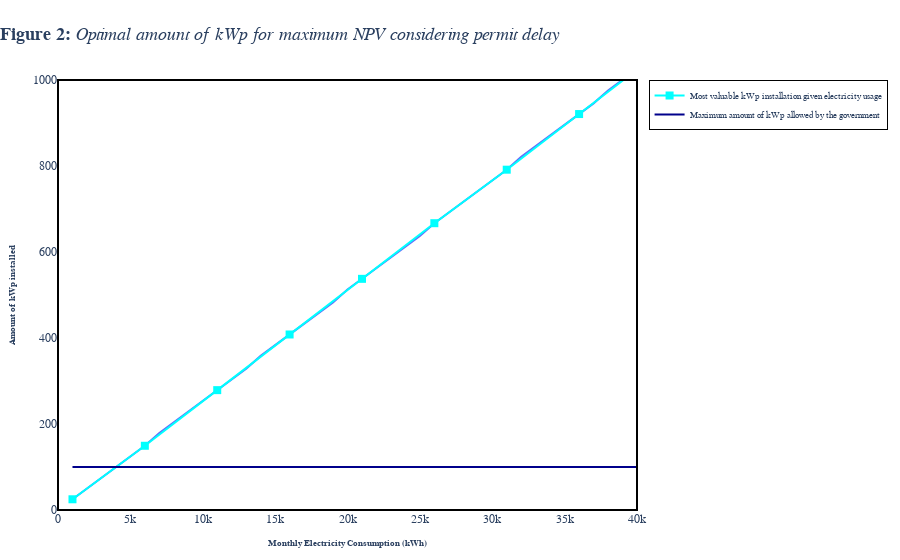

Source (notebook cell):
### Code cell
optimal_graph(monthly_electricity_consumption, kw_options, according_initial_cost)

### Figure 1 — Plotly figure (JSON) as saved in the notebook; plotly's stock layout.template omitted (floating-point values rounded to 4 significant figures)
{"data": [{"hovertemplate": "Monthly Electricity Consumption (kWh)=%{x}<br>Amount of kWp installed=%{y}<extra></extra>", "legendgroup": "", "line": {"color": "#636efa", "dash": "solid"}, "marker": {"symbol": "circle"}, "mode": "lines", "name": "", "orientation": "v", "showlegend": false, "type": "scatter", "x": [1000, 2000, 3000, 4000, 5000, 6000, 7000, 8000, 9000, 10000, 11000, 12000, 13000, 14000, 15000, 16000, 17000, 18000, 19000, 20000, 21000, 22000, 23000, 24000, 25000, 26000, 27000, 28000, 29000, 30000, 31000, 32000, 33000, 34000, 35000, 36000, 37000, 38000, 39000, 40000, 41000, 42000, 43000, 44000, 45000, 46000, 47000, 48000, 49000, 50000, 51000, 52000, 53000, 54000, 55000, 56000, 57000, 58000, 59000, 60000, 61000, 62000, 63000, 64000, 65000, 66000, 67000, 68000, 69000, 70000, 71000, 72000, 73000, 74000, 75000, 76000, 77000, 78000, 79000, 80000, 81000, 82000, 83000, 84000, 85000, 86000, 87000, 88000, 89000, 90000, 91000, 92000, 93000, 94000, 95000, 96000, 97000, 98000, 99000, 100000], "xaxis": "x", "y": [24.93, 49.82, 74.7, 99.59, 124.5, 149.4, 179.2, 204.1, 229.0, 253.9, 278.8, 303.7, 328.5, 358.4, 383.3, 408.2, 433.1, 457.9, 482.8, 512.7, 537.6, 562.5, 587.4, 612.2, 637.1, 667.0, 691.9, 716.8, 741.6, 766.5, 791.4, 821.3, 846.2, 871.1, 895.9, 920.8, 945.7, 975.6, 1000.0, 1025.0, 1050.0, 1075.0, 1100, 1100, 1100, 1100, 1100, 1100, 1100, 1100, 1100, 1100, 1100, 1100, 1100, 1100, 1100, 1100, 1100, 1100, 1100, 1100, 1100, 1100, 1100, 1100, 1100, 1100, 1100, 1100, 1100, 1100, 1100, 1100, 1100, 1100, 1100, 1100, 1100, 1100, 1100, 1100, 1100, 1100, 1100, 1100, 1100, 1100, 1100, 1100, 1100, 1100, 1100, 1100, 1100, 1100, 1100, 1100, 1100, 1100], "yaxis": "y"}, {"line": {"color": "cyan", "dash": "solid", "width": 2}, "marker": {"size": 8, "symbol": "square"}, "mode": "lines+markers", "name": "Most valuable kWp installation given electricity usage", "type": "scatter", "x": [1000, 6000, 11000, 16000, 21000, 26000, 31000, 36000, 41000, 46000, 51000, 56000, 61000, 66000, 71000, 76000, 81000, 86000, 91000, 96000], "y": [24.93, 149.4, 278.8, 408.2, 537.6, 667.0, 791.4, 920.8, 1050.0, 1100, 1100, 1100, 1100, 1100, 1100, 1100, 1100, 1100, 1100, 1100]}, {"line": {"color": "darkblue", "width": 2}, "mode": "lines", "name": "Maximum amount of kWp allowed by the government", "type": "scatter", "x": [1000, 100000], "y": [100, 100]}], "layout": {"font": {"family": "Arial", "size": 6}, "legend": {"bgcolor": "rgba(255, 255, 255, 0.8)", "bordercolor": "black", "borderwidth": 1, "font": {"size": 9}, "title": {"text": ""}, "tracegroupgap": 0}, "margin": {"b": 50, "l": 50, "r": 50, "t": 80}, "paper_bgcolor": "white", "plot_bgcolor": "white", "shapes": [{"line": {"color": "black", "width": 2}, "type": "rect", "x0": 0, "x1": 1, "xref": "paper", "y0": 0, "y1": 1, "yref": "paper"}], "title": {"font": {"family": "Times New Roman", "size": 18}, "text": "<b>Figure 2:</b> <i>Optimal amount of kWp for maximum NPV considering permit delay</i>", "x": 0}, "xaxis": {"anchor": "y", "domain": [0, 1], "range": [0, 40000], "tickfont": {"family": "Arial", "size": 12}, "title": {"font": {"family": "Arial", "size": 9}, "text": "<b>Monthly Electricity Consumption (kWh)</b>"}}, "yaxis": {"anchor": "x", "domain": [0, 1], "range": [0, 1000], "tickfont": {"family": "Arial", "size": 12}, "title": {"font": {"family": "Arial", "size": 9}, "text": "<b>Amount of kWp installed</b>"}}}}
